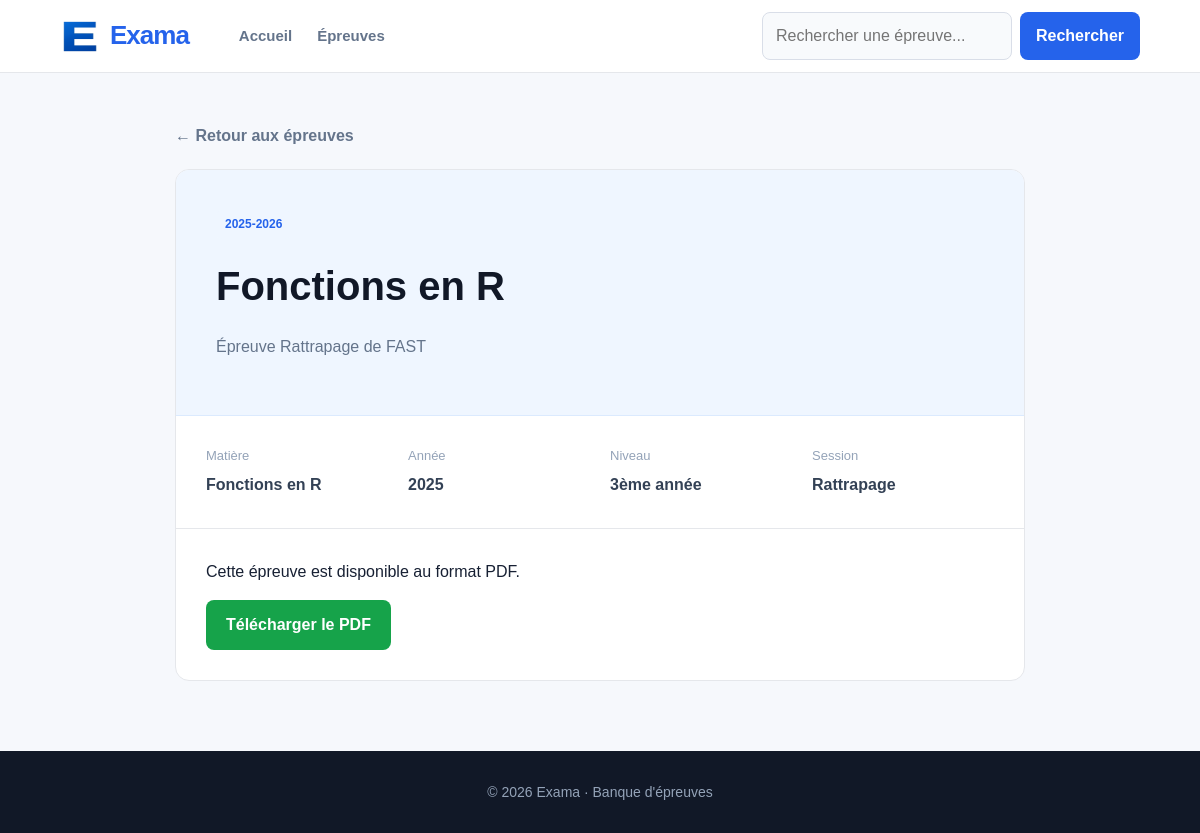
The page /epreuves/16/ on the database its author committed.
### epreuves/models.py (models this page shows, shortened)
class Epreuve(models.Model):
    ANNEE = [(year, f"{year}-{year + 1}") for year in range(2000, 2026)]
    ENTITES = [
       ("FAST", "FAST"),
       ("ENS", "ENS"),
    ]
    NIVEAUX = [
        ('1', '1ère année'),
        ('2', '2ème année'),
        ('3', '3ème année'),
    ]
    SESSION = [
        ('Examen', 'Examen Final'),
        ('Rattrapage', 'Rattrapage'),
    ]
    entite = models.CharField(max_length=100, default=ENTITES[0][0], choices=ENTITES)
    niveau = models.CharField(max_length=100, default="Choisissez votre niveau", choices=NIVEAUX)
    annee = models.IntegerField(choices=ANNEE)
    session = models.CharField(max_length=100, default="Quel est la session?" ,choices=SESSION)
    fichier = models.FileField(upload_to='epreuves/')
    matiere = models.ForeignKey('Matiere', on_delete=models.CASCADE, related_name='epreuves')
    date_ajout = models.DateTimeField(auto_now_add=True)

class Matiere(models.Model):
    nom = models.CharField(max_length=100)
    slug = models.SlugField(unique=True)
    def __str__(self):
        return self.nom

### epreuves/views.py (the view)
def epreuves_details(request, id):
    epreuve = get_object_or_404(
        Epreuve.objects.select_related("matiere"),
        id=id
    )
    return render(request, "epreuves_details.html", {
        "epreuve": epreuve,
    })

### templates/epreuves_details.html (shortened to what this page needs)
{% extends "base.html" %}
{% block content %}
<div class="detail-page">
    <a href="{% url 'epreuves' %}" class="back-link">
        ← Retour aux épreuves
    </a>
    <article class="detail-card">
        <div class="detail-header">
            <span class="exam-badge">
                {{ epreuve.get_annee_display }}
            </span>
            <h1>
                {{ epreuve.matiere }}
            </h1>
            <p>
                Épreuve {{ epreuve.get_session_display }}
                de {{ epreuve.entite }}
            </p>
        </div>
        <div class="detail-info">
            <div>
                <span>Matière</span>
                <strong>{{ epreuve.matiere }}</strong>
            </div>
            <div>
                <span>Année</span>
                <strong>{{ epreuve.annee }}</strong>
            </div>
            <div>
                <span>Niveau</span>
                <strong>{{ epreuve.get_niveau_display }}</strong>
            </div>
            <div>
                <span>Session</span>
                <strong>{{ epreuve.get_session_display }}</strong>
            </div>
        </div>
        <div class="download-area">
            <p>
                Cette épreuve est disponible au format PDF.
            </p>
            <a
                href="{{ epreuve.fichier.url }}"
                download
                class="download-button"
            >
                Télécharger le PDF
            </a>
        </div>
    </article>
</div>
{% endblock content %}

### static/css/style.css (style rules this page uses)
* { box-sizing: border-box; }
html { scroll-behavior: smooth; }
body { margin: 0; font-family: Arial, Helvetica, sans-serif; background: #f6f8fc; color: #172033; line-height: 1.6; }
a { color: inherit; text-decoration: none; }
.primary-button, .download-button { display: inline-block; padding: 12px 20px; border-radius: 8px; background: #2563eb; color: #ffffff; font-weight: 700; }
.exam-badge { display: inline-block; padding: 5px 9px; border-radius: 6px; background: #eff6ff; color: #2563eb; font-size: 12px; font-weight: 700; }
.detail-page { max-width: 850px; margin: auto; }
.back-link { display: inline-block; margin-bottom: 20px; color: #64748b; font-weight: 600; }
.detail-card { background: #ffffff; border: 1px solid #e5e7eb; border-radius: 14px; overflow: hidden; }
.detail-header { padding: 40px; background: #eff6ff; border-bottom: 1px solid #dbeafe; }
.detail-header h1 { margin: 15px 0 5px; color: #111827; font-size: 40px; }
.detail-header p { color: #64748b; }
.detail-info { padding: 30px; display: grid; grid-template-columns: repeat(4, 1fr); gap: 20px; }
.detail-info div { display: flex; flex-direction: column; gap: 5px; }
.detail-info span { color: #94a3b8; font-size: 13px; }
.detail-info strong { color: #334155; }
.download-area { padding: 30px; border-top: 1px solid #e5e7eb; }
.download-area p { margin-top: 0; }
.download-button { background: #16a34a; }

### rows shown on the page
Epreuve: annee "2025-2026", matiere "Fonctions en R", session "Rattrapage", entite "FAST", annee "2025", niveau "3ème année"
